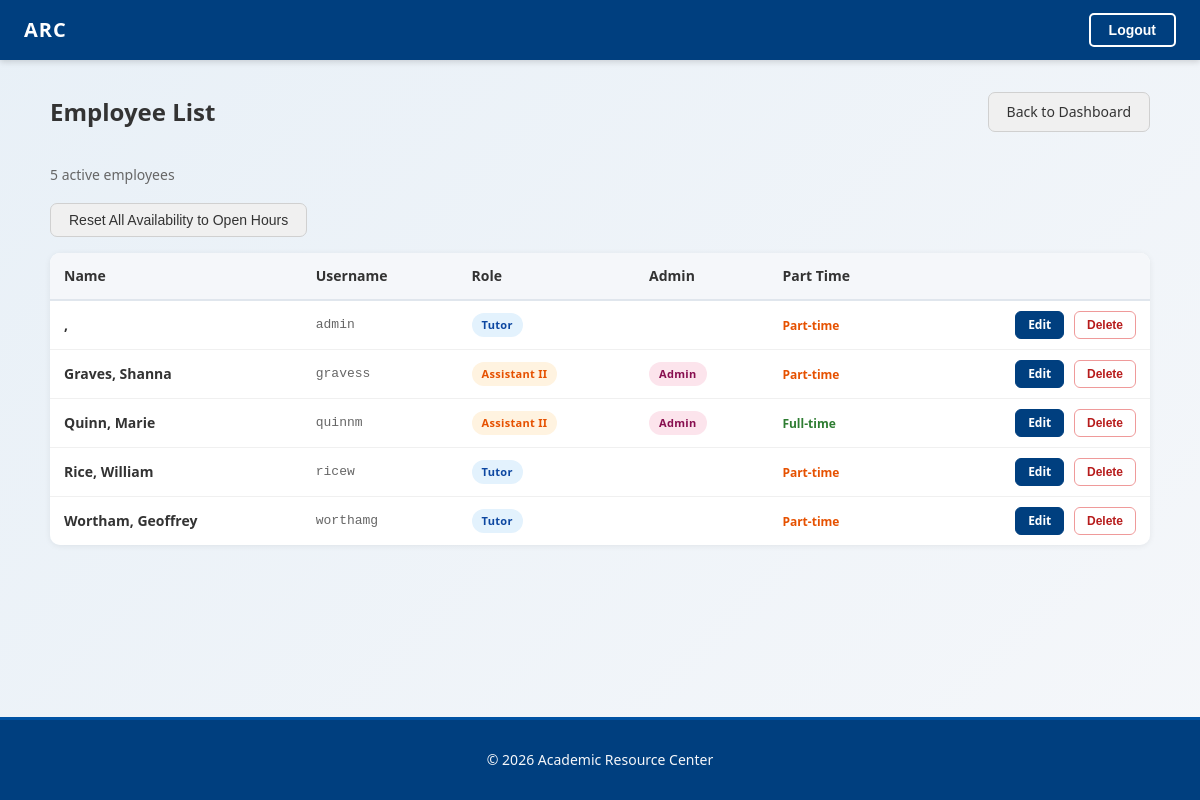
The app's page /employees/ (signed in), older data.
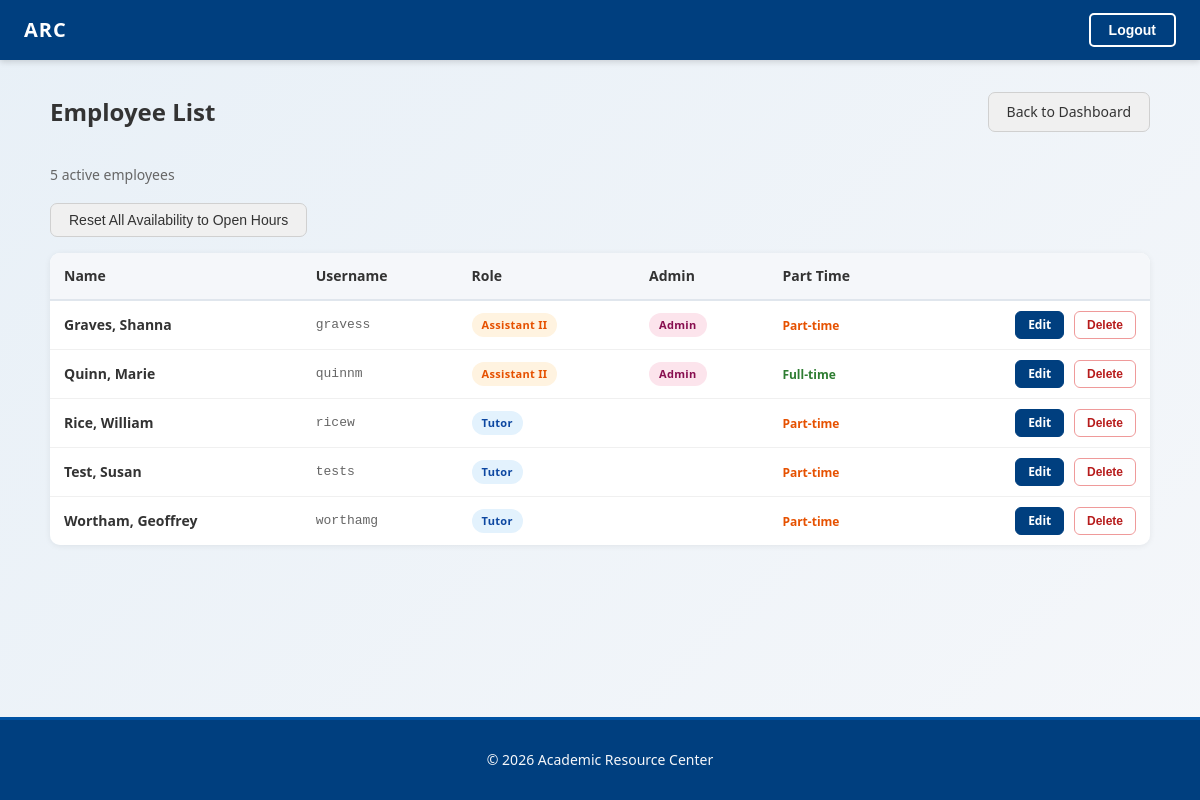
The same page, newer data.
### account/models.py (models this page shows)
class Employee(AbstractUser):
    class Role(models.TextChoices):
        ASSISTANT_I = 'ASSISTANT_I', 'Assistant I'
        ASSISTANT_II = 'ASSISTANT_II', 'Assistant II'
        TUTOR = 'TUTOR', 'Tutor'
    birthdate = models.DateField(null=True, blank=True)
    part_time = models.BooleanField(default=True)
    role = models.CharField(
        max_length=20,
        choices=Role.choices,
        default=Role.TUTOR,
    )
    is_admin = models.BooleanField(default=False)
    desired_weekly_hours = models.FloatField(
        null=True, blank=True, validators=[MinValueValidator(0)]
    )
    wants_lunch_break = models.BooleanField(default=False)

### account/views.py (the view, shortened to what this page needs)
# urls.py: path('employees/', views.employee_list, name='employee_list'),
@login_required
@user_passes_test(_admin_check)
def employee_list(request):
    employees = (
        Employee.objects
        .filter(is_active=True)
        .order_by('last_name', 'first_name')
    )
    return render(request, 'account/employee_list.html', {'employees': employees})

### account/templates/account/employee_list.html (shortened to what this page needs)
{% extends "dashboard/base.html" %}
{% block content %}
<div class="emp-list-container">
  <div class="roster-page-header">
    <h1>Employee List</h1>
    <a href="{% url 'dashboard:dashboard' %}" class="btn btn-secondary">Back to Dashboard</a>
  </div>
  <p class="emp-list-count">{{ employees|length }} active employee{{ employees|length|pluralize }}</p>
  {% if request.user.username == 'gravess' %}
  <form method="post" action="{% url 'account:reset_all_availability' %}" style="margin-bottom: 16px;"
        onsubmit="return confirm('Reset ALL employees availability to full operating hours?\n\nThis will overwrite any existing availability for every employee.\n\nThis cannot be undone.');">
    <button type="submit" class="btn btn-secondary">Reset All Availability to Open Hours</button>
  </form>
  {% endif %}
  <div class="emp-list-table-wrap">
    <table class="emp-list-table">
      <thead>
        <tr>
          <th>Name</th>
          <th>Username</th>
          <th>Role</th>
          <th>Admin</th>
          <th>Part Time</th>
          <th></th>
        </tr>
      </thead>
      <tbody>
        {% for emp in employees %}
        <tr class="emp-list-row">
          <td class="emp-name">{{ emp.last_name }}, {{ emp.first_name }}</td>
          <td class="emp-username">{{ emp.username }}</td>
          <td>
            <span class="role-badge role-{{ emp.role|lower }}">{{ emp.get_role_display }}</span>
          </td>
          <td>{% if emp.is_admin %}<span class="role-badge role-admin">Admin</span>{% endif %}</td>
          <td>{% if emp.part_time %}<span class="emp-parttime">Part-time</span>{% else %}<span class="emp-fulltime">Full-time</span>{% endif %}</td>
          <td class="emp-actions">
            <a href="{% url 'account:edit_employee' emp.pk %}" class="btn-action btn-action-edit">Edit</a>
            <form method="post" class="inline-form"
                  onsubmit="return confirm('Permanently delete {{ emp.first_name }} {{ emp.last_name }}?\n\nThis will also delete all of their schedule entries and availability.\n\nThis cannot be undone.');">
              <button type="submit" class="btn-action btn-action-delete">Delete</button>
            </form>
          </td>
        </tr>
        {% empty %}
        <tr><td colspan="6" class="emp-list-empty">No active employees found.</td></tr>
        {% endfor %}
      </tbody>
    </table>
  </div>
</div>
{% endblock %}

### dashboard/templates/dashboard/base.html (shortened to what this page needs)
{% load static %}
<!DOCTYPE html>
<html lang="en">
<head>
    <link rel="stylesheet" href="{% static 'account/css/styles.css' %}">
</head>
<body>
    <nav class="navbar">
        <a href="{% url 'dashboard:dashboard' %}" class="navbar-logo">
            <span class="logo-placeholder">ARC</span>
        </a>
        <div class="navbar-auth">
            {% if user.is_authenticated %}
                <form method="post" action="{% url 'account:logout' %}" class="button-form">
                    <button type="submit" class="nav-btn nav-btn-logout">Logout</button>
                </form>
            {% else %}
                <a href="{% url 'account:login' %}" class="nav-btn nav-btn-login">Login</a>
            {% endif %}
        </div>
    </nav>
    <main>
        {% block content %}
        {% endblock %}
    </main>
    <footer class="footer">
        <p>&copy; {% now "Y" %} Academic Resource Center</p>
    </footer>
</body>
</html>

### account/static/account/css/styles.css (style rules this page uses)
:root { --primary-color: #003F7F; --primary-light: #0052A3; --secondary-color: #FFFFFF; --accent-color: #E8F0F7; --success-color: #2E8B57; --danger-color: #C41E3A; --warning-color: #FF9800; --info-color: #2196F3; --light-color: #F5F7FA; --dark-color: #1A1A1A; --text-color: #333333; --border-color: #D0D8E0; --font-family: 'Segoe UI', 'Helvetica Neue', sans-serif; }
body { font-family: var(--font-family); background: linear-gradient(135deg, var(--accent-color) 0%, var(--light-color) 100%); color: var(--text-color); margin: 0; padding: 0; line-height: 1.6; display: flex; flex-direction: column; min-height: 100vh; }
main { flex: 1; }
a { color: var(--primary-color); text-decoration: none; transition: color 0.3s ease; }
.navbar { display: flex; align-items: center; justify-content: space-between; padding: 0 24px; height: 60px; background-color: var(--primary-color); box-shadow: 0 2px 6px rgba(0, 0, 0, 0.15); }
.navbar-logo { text-decoration: none; }
.logo-placeholder { font-size: 20px; font-weight: 700; color: var(--secondary-color); letter-spacing: 1px; }
.nav-btn { padding: 7px 18px; border-radius: 5px; font-size: 14px; font-weight: 600; text-decoration: none; transition: opacity 0.2s ease; }
.nav-btn-logout { background-color: transparent; color: var(--secondary-color); border: 2px solid var(--secondary-color); }
.footer { background-color: var(--primary-color); color: var(--light-color); padding: 15px 0; text-align: center; border-top: 3px solid var(--primary-light); font-size: 14px; }
.btn { display: inline-block; padding: 10px 24px; border: none; border-radius: 5px; font-size: 15px; font-weight: 600; cursor: pointer; transition: opacity 0.2s ease; }
.btn-secondary { background-color: transparent; color: var(--primary-color); border: 1px solid var(--border-color); text-decoration: none; display: inline-flex; align-items: center; }
.roster-page-header { display: flex; align-items: center; justify-content: space-between; margin-bottom: 32px; gap: 16px; }
.roster-page-header h1 { font-size: 24px; font-weight: 700; color: var(--primary-dark); margin: 0; }
.inline-form { display: inline; margin: 0; padding: 0; }
.btn-secondary { padding: 8px 18px; font-size: 14px; background: #f0f0f0; color: var(--text-dark); border: 1px solid #d0d0d0; border-radius: 7px; cursor: pointer; font-weight: 500; text-decoration: none; display: inline-block; transition: background 0.15s; }
.emp-list-container { max-width: 1100px; margin: 0 auto; padding: 32px 24px; }
.emp-list-count { font-size: 14px; color: #666; margin-bottom: 16px; }
.emp-list-table-wrap { overflow-x: auto; border-radius: 10px; box-shadow: 0 1px 6px rgba(0,0,0,0.07); }
.emp-list-table { width: 100%; border-collapse: collapse; font-size: 14px; background: #fff; }
.emp-list-table th { background: #f5f7fa; color: var(--text-dark); font-weight: 700; padding: 12px 14px; text-align: left; border-bottom: 2px solid #e0e6ed; white-space: nowrap; }
.emp-list-table td { padding: 10px 14px; border-bottom: 1px solid #f0f0f0; vertical-align: middle; }
.emp-list-row:last-child td { border-bottom: none; }
.emp-name { font-weight: 600; color: var(--primary-dark); }
.emp-username { color: #666; font-family: monospace; font-size: 13px; }
.role-badge { display: inline-block; padding: 3px 10px; border-radius: 12px; font-size: 11px; font-weight: 700; letter-spacing: 0.3px; }
.role-admin { background: #fce4ec; color: #880e4f; }
.role-assistant_ii { background: #fff3e0; color: #e65100; }
.role-tutor { background: #e3f2fd; color: #0d47a1; }
.emp-parttime { font-size: 12px; color: #e65100; font-weight: 600; }
.emp-fulltime { font-size: 12px; color: #2e7d32; font-weight: 600; }
.emp-actions { text-align: right; white-space: nowrap; }
.emp-actions .inline-form { display: inline; }
.btn-action { display: inline-block; padding: 4px 12px; font-size: 12px; font-weight: 600; border-radius: 6px; cursor: pointer; border: 1px solid transparent; transition: background 0.15s, border-color 0.15s; text-decoration: none; line-height: 1.5; }
.btn-action-edit { background: var(--primary-color); color: #fff; border-color: var(--primary-color); margin-right: 6px; }
.btn-action-delete { background: #fff; color: #b71c1c; border-color: #ef9a9a; }

Row changes from the older to the newer data that the page shows:
changed Employee: last_name (not shown) → "Test"; first_name (not shown) → "Susan"; username "admin" → "tests"; moves down the list
